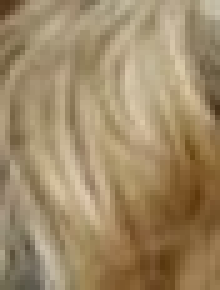
#> input picture RedHeaded_League/data/blonde/blonde1.jpg, 44 x 58 px (shown 5 times larger); its folder holds 4 pictures in this run
$ python hair_color.py
#> lines starting #> are read from the running program, lines starting #| are printed output that depends on the picture
#!/usr/bin/env python


from PIL import Image
import glob
import os
import numpy as np
from skimage import color
from skimage import io
from skimage.transform import resize
from skimage.color import rgb2hsv
import matplotlib.pyplot as plt
#import cv2


folders = ["pics/blonde/blonde*jpg", "pics/brunette/brown*jpg", "pics/redheads/red*jpg"]
X =[]
Y = []
imgs_with_channel = []

def resize_images ():
    jpg_files=glob.glob (folders[0])
    for jpg_file in jpg_files:
        min_width = 1000
        min_height = 1000

        im = Image.open(jpg_file) # Can be many different formats.
        pix = im.load()
        print (im.size)  # Get the width and hight of the image for iterating over
        if im.size[0] < min_width:
            min_width = im.size[0]
        if im.size[1] < min_height:
            min_height = im.size[1]


print ("hello")

# assign jpg_files all of the hair-colored jpgs
jpg_files = []
for folder in folders:
    jpg_files.extend (glob.glob (folder))
#> pass 2 of the loop `for folder in folders:`:
#> pass 3 of the loop `for folder in folders:`:

training_data = []
IMG_SIZE = 50

for jpg_file in jpg_files:
    label = os.path.basename (jpg_file).replace (".jpg", "")
    label = ''.join([i for i in label if not i.isdigit()])

    im = Image.open(jpg_file) # Can be many different formats.
#> im is the input picture: PIL image 44x58 RGB; mean R, G, B 158.9, 137.4, 103.2

    x=20
    y=20
    IMG_PX_SIZE = 20 # pixels
    rgb_img = io.imread (jpg_file)

    # resize images to all the same size
    #rgb_img_resize = rgb_img.resize(IMG_SIZE, IMG_SIZE, 0)
    #rgb_img = rgb_img.resize (20,20,0)
    rgb_img = resize (rgb_img, (IMG_PX_SIZE,IMG_PX_SIZE))
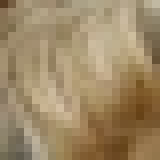
#> rgb_img: shape (20, 20, 3) float64 (shown 8 times larger); mean R, G, B 0.623, 0.539, 0.405
    # get HSV representation of image
 #   hsv_img = rgb2hsv (rgb_img)

    # get Hue values of image (igeore saturation and value)
    # do over, need to resize
  #  hue_img = hsv_img[0:x, 0:y, 0]
    #hue_img_resize = cv2
 #   print (hue_img.shape)

    #print (pix[x,y])  # Get the RGBA Value of the a pixel of an image
  #  print (hue_img[x,y])
   # print (rgb_img.reshape (1, IMG_PX_SIZE*IMG_PX_SIZE*3)[0])  # flatten into an array
 #   X.append (hue_img.reshape ((hue_img.shape[0], x*y*3)))
    #X.append (np.array(hue_img))
    X.append (rgb_img.reshape (1, x*y*3)[0]) # flatten into a 1-D array
    Y.append (label)
#> pass 2 of the loop `for jpg_file in jpg_files:`:
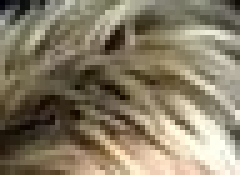
#> input picture RedHeaded_League/data/blonde/blonde10.jpg, 48 x 35 px (shown 5 times larger)
#> im is the input picture: PIL image 48x35 RGB; mean R, G, B 134.7, 124.1, 102.1
#> `rgb_img = resize (rgb_img, (IMG_PX_SIZE,IMG_PX_SIZE))`:
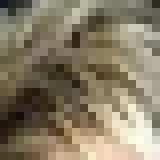
#> rgb_img: shape (20, 20, 3) float64 (shown 8 times larger); mean R, G, B 0.529, 0.487, 0.401
#> pass 3 of the loop `for jpg_file in jpg_files:`:
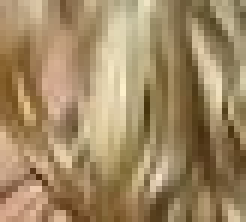
#> input picture RedHeaded_League/data/blonde/blonde2.jpg, 41 x 37 px (shown 6 times larger)
#> im is the input picture: PIL image 41x37 RGB; mean R, G, B 160.9, 136.9, 100.3
#> `rgb_img = resize (rgb_img, (IMG_PX_SIZE,IMG_PX_SIZE))`:
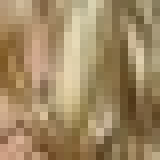
#> rgb_img: shape (20, 20, 3) float64 (shown 8 times larger); mean R, G, B 0.63, 0.536, 0.392
#> the loop made 4 passes; the first 3 are shown


 # [18 lines of commented-out code are left out]
from sklearn.neighbors import KNeighborsClassifier
#from sklearn.preprocessing import LabelEncoder


# In[23]:


num_groups = 3  # blonde, red, brunette
#> num_groups = 3

model = KNeighborsClassifier(n_neighbors=num_groups)

model.fit (X, Y)


# prediction = model.predict (X)

# In[24]:


print (model.predict (X))


# In[19]:


#print "generated examples to predict:\n",predict,"\n"
# predict class probabilities for each class for each value and convert to DataFrame
probs = model.predict_proba(X)
#print ("all probabilities:\n", probs, "\n")
for index, prob in enumerate (probs):
    jpg_file = jpg_files[index]
    print (jpg_file)
    print (str(prob))


# red1 has a component of blonde in it, not truly red
#

# In[20]:


# visualization
# https://stackoverflow.com/questions/65269382/how-can-i-visualize-the-test-samples-of-k-nearest-neighbour-classifier

from mlxtend.plotting import plot_decision_regions

plot_decision_regions(X, Y, clf=model, legend=2)# Adding axes annotations
#> (this line was passed over: mlxtend is not available in this run)
plt.xlabel("X")
plt.ylabel("Y")
plt.title("Knn with K=3")
plt.show()


def get_neighbors(xs, sample):
    neighbors = [(x, np.sum(np.abs(x - sample))) for x in xs]
    neighbors = sorted(neighbors, key=lambda x: x[1])
    return np.array([x for x, _ in neighbors])

colors_array = []
for hair_color in Y:
    color = hair_color
    if hair_color == "blonde":
        color = "yellow"
    colors_array.append (color)

_, ax = plt.subplots(nrows=1, ncols=4, figsize=(15, 5))
for i in range(4):
    sample = X[i]
    neighbors = get_neighbors(X, sample)
 #   print (X)
#    print (X[:,0])
 #   ax[i].scatter(X[:, 0], X[:, 1], c="skyblue")
    ax[i].scatter(neighbors[:, 0], neighbors[:, 1], c=colors_array) #edgecolor="green")
    ax[i].scatter(sample[0], sample[1], marker="+", c="red", s=100)
    ax[i].set(xlim=(-2, 2), ylim=(-2, 2))

plt.tight_layout()


# In[ ]:


# In[ ]:
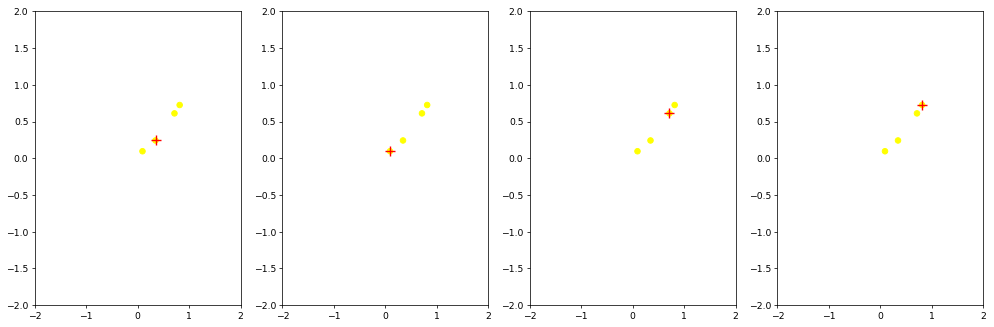
#> figure drawn by matplotlib, 4 panels
